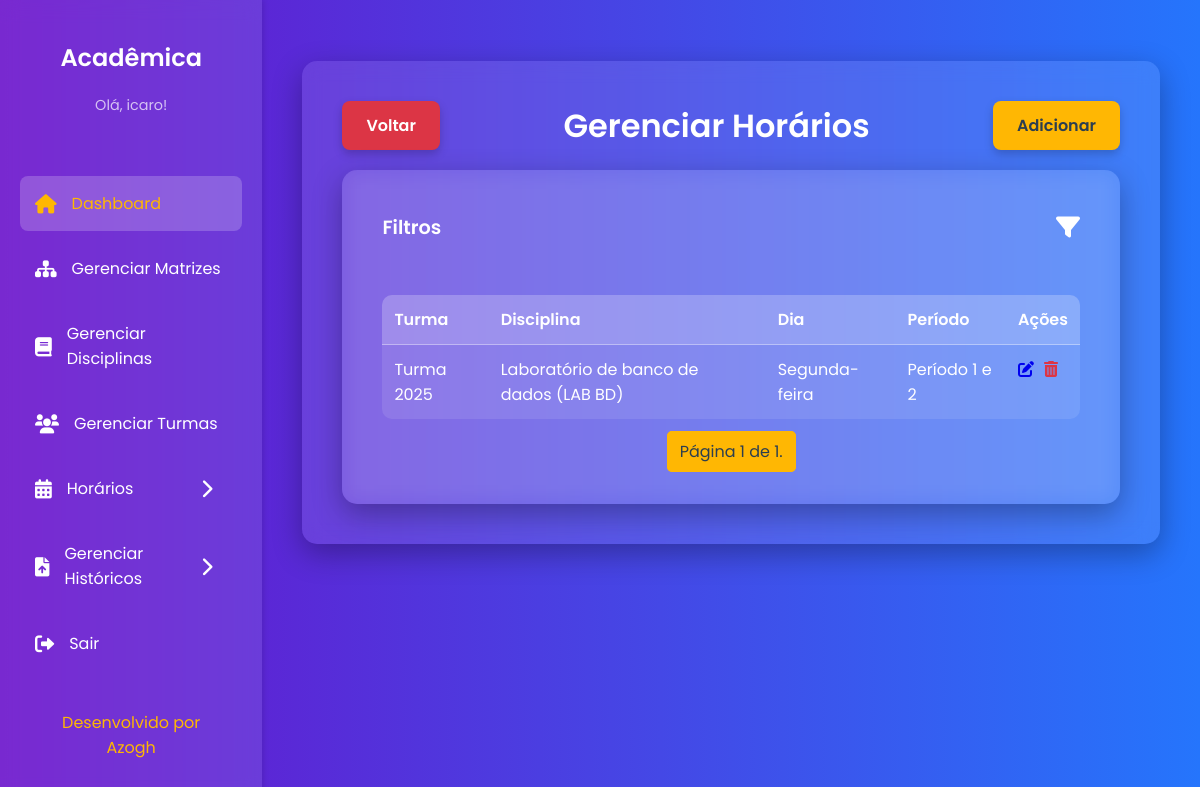
The page /horarios/ (signed in) on the database as committed earlier.
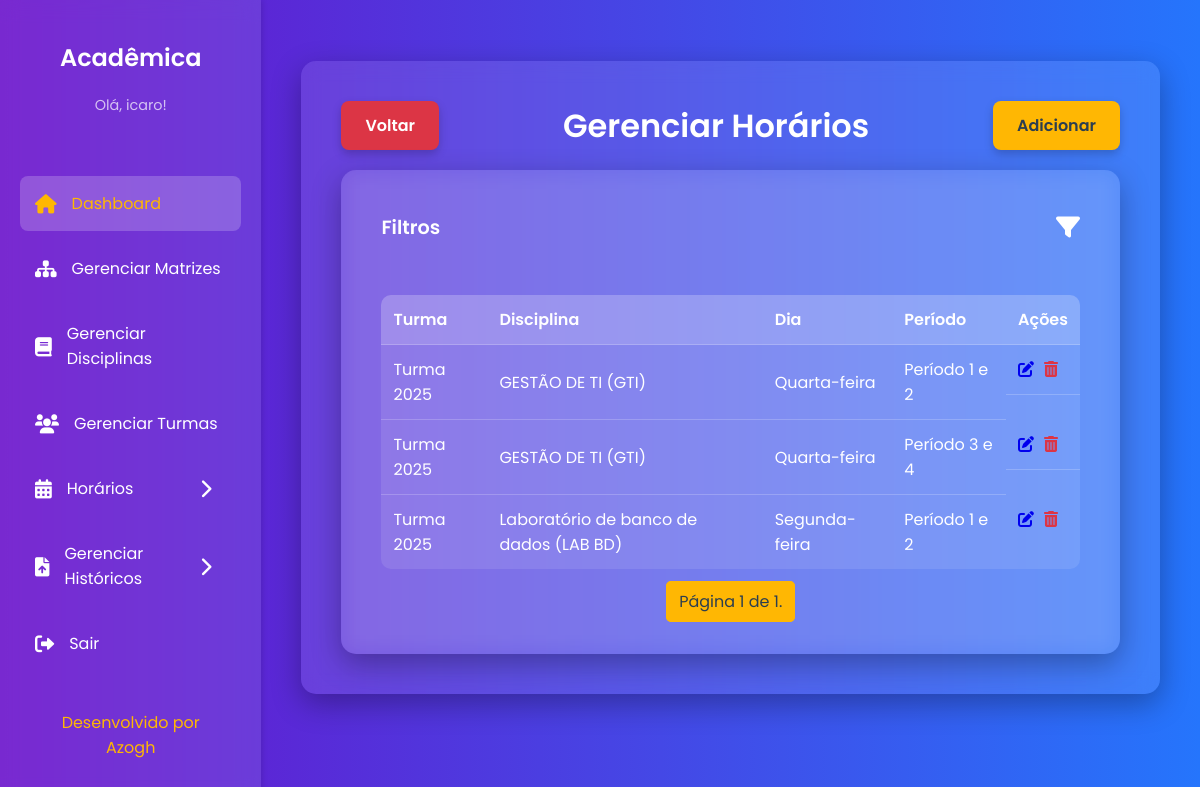
The same page on the database as committed later.
### core/models.py (models this page shows, shortened)
class Horario(models.Model):
    DIA_CHOICES = [
        ('SEG', 'Segunda-feira'),
        ('TER', 'Terça-feira'),
        ('QUA', 'Quarta-feira'),
        ('QUI', 'Quinta-feira'),
        ('SEX', 'Sexta-feira'),
    ]
    PERIODO_CHOICES = [
        ('1-2', 'Período 1 e 2'),
        ('3-4', 'Período 3 e 4'),
    ]
    dia_semana = models.CharField(max_length=3, choices=DIA_CHOICES)
    periodo = models.CharField(max_length=3, choices=PERIODO_CHOICES)
    turma = models.ForeignKey(Turma, on_delete=models.CASCADE)
    disciplina = models.ForeignKey(Disciplinas, on_delete=models.CASCADE)
    usuario = models.ForeignKey(Usuario, on_delete=models.CASCADE)
    class Meta:
        db_table = 'HORARIO'

class Turma(models.Model):
    nome = models.CharField(max_length=45)
    ano_ingresso = models.IntegerField() # Usado IntegerField para YEAR
    usuario = models.ForeignKey(Usuario, on_delete=models.CASCADE)
    class Meta:
        db_table = 'TURMA'

class Disciplinas(models.Model):
    nome = models.CharField(max_length=100)
    sigla = models.CharField(max_length=10)
    ch = models.IntegerField()
    semestre = models.PositiveSmallIntegerField() # tinyint
    codigo = models.CharField(max_length=10)
    matriz_curricular = models.ForeignKey(MatrizCurricular, on_delete=models.CASCADE)
    usuario = models.ForeignKey(Usuario, on_delete=models.CASCADE)
    class Meta:
        db_table = 'DISCIPLINAS'

### core/views.py (the view)
# urls.py: path('horarios/', views.listar_horarios, name='listar_horarios'),
@login_required
def listar_horarios(request):
    horarios_list = Horario.objects.all().order_by('turma', 'dia_semana', 'periodo')
    turma_id = request.GET.get('turma')
    disciplina_id = request.GET.get('disciplina')
    dia_semana = request.GET.get('dia_semana')
    periodo = request.GET.get('periodo')
    if turma_id:
        horarios_list = horarios_list.filter(turma__pk=turma_id)
    if disciplina_id:
        horarios_list = horarios_list.filter(disciplina__pk=disciplina_id)
    if dia_semana:
        horarios_list = horarios_list.filter(dia_semana=dia_semana)
    if periodo:
        horarios_list = horarios_list.filter(periodo=periodo)
    turmas_disponiveis = Turma.objects.all()
    disciplinas_disponiveis = Disciplinas.objects.all()
    paginator = Paginator(horarios_list, 20)
    page = request.GET.get('page')
    try:
        horarios = paginator.page(page)
    except PageNotAnInteger:
        horarios = paginator.page(1)
    except EmptyPage:
        horarios = paginator.page(paginator.num_pages)
    return render(request, 'core/horarios/listar_horarios.html', {
        'horarios': horarios,
        'turmas_disponiveis': turmas_disponiveis,
        'disciplinas_disponiveis': disciplinas_disponiveis,
        'dia_semana_choices': Horario.DIA_CHOICES,
        'periodo_choices': Horario.PERIODO_CHOICES,
    })

### core/templates/core/horarios/listar_horarios.html (shortened to what this page needs)
{% extends 'core/base.html' %}
{% load static %}
{% block content %}
    <div style="display: flex; justify-content: space-between; align-items: center; margin-bottom: 20px;">
        <a href="{% url 'painel' %}" class="cancel-button">Voltar</a>
        <h1 style="margin: 0; text-align: center; flex-grow: 1;">Gerenciar Horários</h1>
        <a href="{% url 'adicionar_horario' %}" class="cta-button">Adicionar</a>
    </div>
    <div class="content-card">
        <div style="display: flex; justify-content: space-between; align-items: center; padding-bottom: 20px;">
            <h2 style="margin: 0; font-size: 1.2em;">Filtros</h2>
            <a href="#" id="filter-toggle" style="font-size: 1.5em; color: var(--text-color);"><i class="fas fa-filter"></i></a>
        </div>
        <table style="margin-top: 30px;">
            <thead>
                <tr>
                    <th>Turma</th>
                    <th>Disciplina</th>
                    <th>Dia</th>
                    <th>Período</th>
                    <th>Ações</th>
                </tr>
            </thead>
            <tbody>
                {% for horario in horarios %}
                <tr>
                    <td>{{ horario.turma.nome }}</td>
                    <td>{{ horario.disciplina.nome }} ({{ horario.disciplina.sigla }})</td>
                    <td>{{ horario.get_dia_semana_display }}</td>
                    <td>{{ horario.get_periodo_display }}</td>
                    <td style="display: flex; gap: 10px;">
                        <a href="{% url 'editar_horario' horario.pk %}"><i class="fas fa-pen-to-square"></i></a>
                        <a href="{% url 'excluir_horario' horario.pk %}" style="color: #dc3545;"><i class="fas fa-trash-can"></i></a>
                    </td>
                </tr>
                {% empty %}
                <tr>
                    <td colspan="5">Nenhum horário encontrado.</td>
                </tr>
                {% endfor %}
            </tbody>
        </table>
        <div class="pagination">
            <span class="step-links">
                <span class="current">
                    Página {{ horarios.number }} de {{ horarios.paginator.num_pages }}.
                </span>
            </span>
        </div>
    </div>
{% endblock %}

Rows that differ between the two databases and show on the page:
added Horario: turma.nome "Turma 2025", disciplina.nome "GESTÃO DE TI", disciplina.sigla "GTI", dia_semana "Quarta-feira", periodo "Período 1 e 2"
added Horario: turma.nome "Turma 2025", disciplina.nome "GESTÃO DE TI", disciplina.sigla "GTI", dia_semana "Quarta-feira", periodo "Período 3 e 4"
